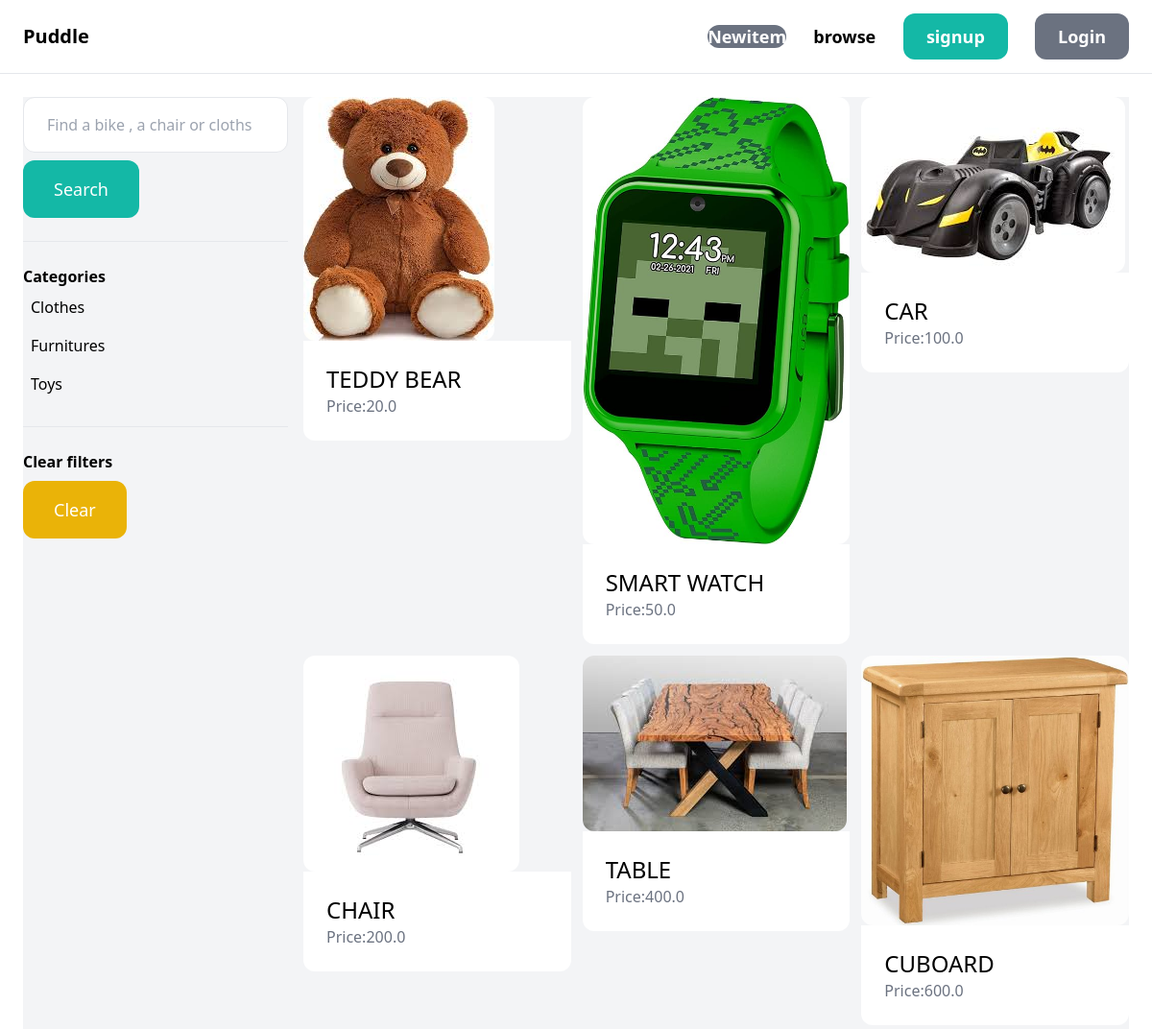
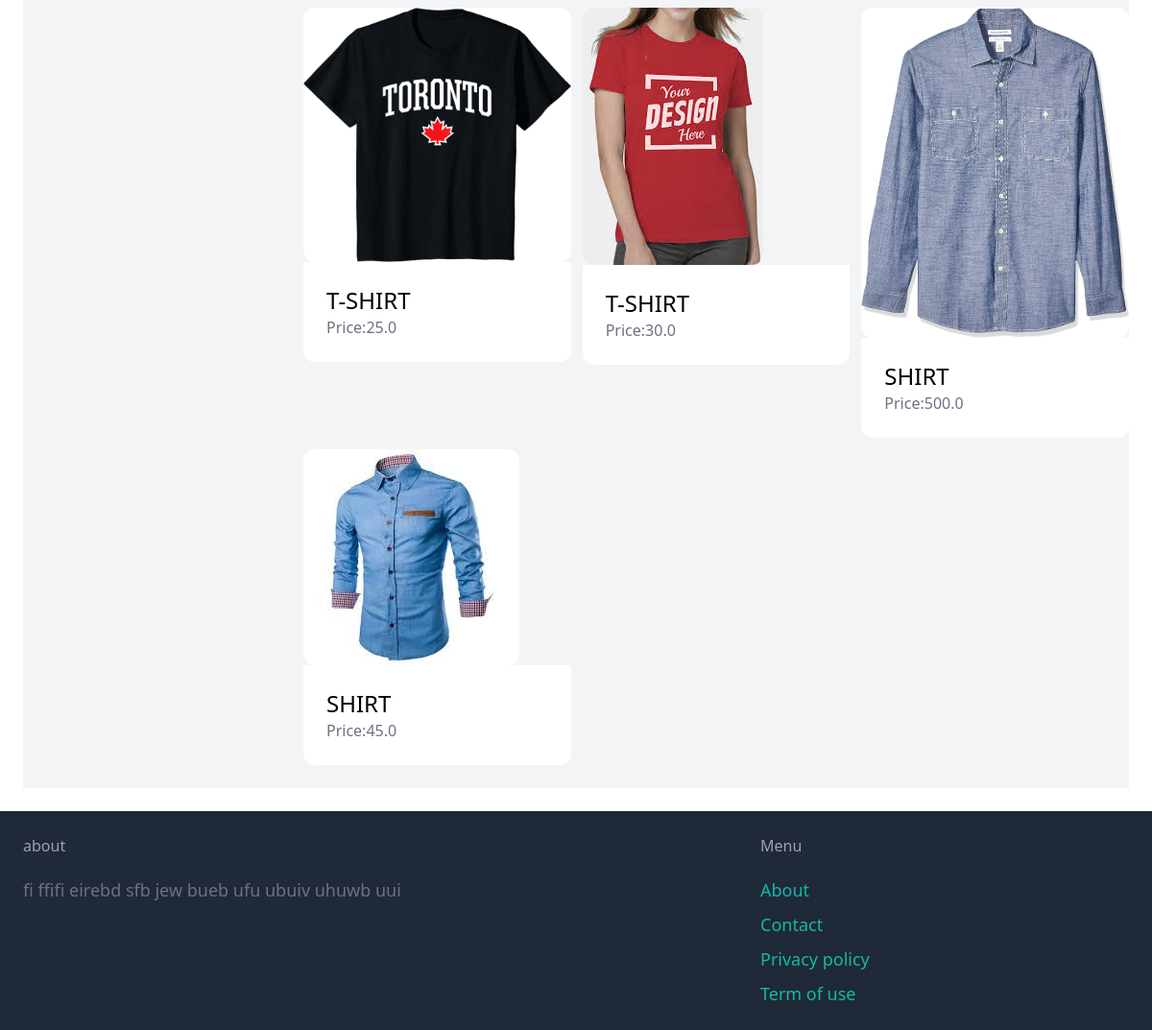
The app's page /items/ with its own data (2 pictures, top to bottom).
### item/models.py (models this page shows, shortened)
class Category(models.Model):
    name = models.CharField(max_length=255)
    class Meta:
        ordering = ('name',)
        verbose_name_plural = 'Categories'

class Item(models.Model):
    category =models.ForeignKey(Category ,related_name='items' ,on_delete=models.CASCADE)
    name = models.CharField(max_length=255)
    description=models.TextField(blank=True, null=True)
    price=models.FloatField()
    image =models.ImageField(upload_to='item_images', blank=True , null=True)
    is_sold=models.BooleanField(default=False)
    created_by=models.ForeignKey(User ,related_name='items' , on_delete=models.CASCADE)
    created_at=models.DateTimeField(auto_now_add=True)

### item/views.py (the view)
# urls.py: path('' , views.items, name='items'),
def items(request):
       query= request.GET.get('query', '')
       categories = Category.objects.all()
       category_id=request.GET.get('category' , 0)
       items=Item.objects.filter(is_sold=False)
       if category_id:
              items=items.filter(category_id=category_id)
       if query:
              items =items.filter(Q(name__icontains=query) |Q(description__icontains=query))
       return render(request , 'item/items.html', {'items':items,
                                                   'query': query,
                                                   'categories':categories,
                                                   'category_id':int(category_id) })

### item/templates/item/items.html (shortened to what this page needs)
{% extends 'core/base.html'%}
{% block content %}
<div class ="pb-6 grid grid-cols-4 gap-4 bg-gray-100">
    <div class="col-span-1">
       <form method="get" action="{% url 'item:items' %}">
         <input name="query" class="w-full py-4 px-6 border rounded-xl" type ="text" value="{{ query}}" placeholder="Find a bike , a chair or cloths ">
         <button class="mt-2 py-4 px-8 text-lg bg-teal-500 text-white rounded-xl" > Search</button>
       </form>
       <hr class="my-6">
       <p class="font-semibold"> Categories</p>
       <ul>
        {% for category in categories %}
            <li class="py-2 px-2 rounded-xl {% if category.id == category_id %} bg-gray-200 {% endif %}">
                <a href="{% url 'item:items' %}?query={{ query }}&category={{ category.id }}"> {{ category.name }}</a>
            </li>
        {% endfor %}
    </ul>
    <hr class="my-6">
    <p class="font-semibold"> Clear filters</p>
    <ul>
        <li><a href="{% url 'item:items'%}" class="mt-2 py-4 px-8 inline-block bg-yellow-500 text-lg rounded-xl text-white  "> Clear  </a>
    </div>
    <div class="col-span-3">
        <div class="grid grid-cols-3 gap-3">
            {% for item in items %}
            <div class="hi">
                   <a href="{% url 'item:detail' item.id %}">
                          <div>
                              {% if item.image %}
                                 <img src="{{item.image.url}}" class="img-fluid rounded-xl">
                              {% else %}
                                  <h1> no image</h1>
                              {% endif %}
                          </div>
                          <div class="p-6 bg-white rounded-b-xl">
                                 <h2 class="text-2xl" >{{ item.name }}</h2>
                                 <p class="text-gray-500" >Price:{{ item.price }}</p>
                          </div>
                   </a>
            </div>
            {% endfor %}
      </div>
     </div>
</div>
{% endblock %}

### records on screen
Category: name "Clothes"
Category: name "Furnitures"
Category: name "Toys"
Item: image (picture), name "TEDDY BEAR", price "20.0"
Item: image (picture), name "SMART WATCH", price "50.0"
Item: image (picture), name "CAR", price "100.0"
Item: image (picture), name "CHAIR", price "200.0"
Item: image (picture), name "TABLE", price "400.0"
Item: image (picture), name "CUBOARD", price "600.0"
Item: image (picture), name "T-SHIRT", price "25.0"
Item: image (picture), name "T-SHIRT", price "30.0"
Item: image (picture), name "SHIRT", price "500.0"
Item: image (picture), name "SHIRT", price "45.0"
